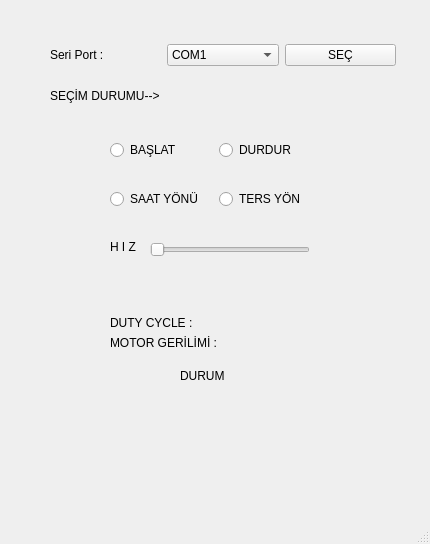
<?xml version="1.0" encoding="UTF-8"?>
<ui version="4.0">
 <class>MainWindow</class>
 <widget class="QMainWindow" name="MainWindow">
  <property name="geometry">
   <rect>
    <x>0</x>
    <y>0</y>
    <width>430</width>
    <height>544</height>
   </rect>
  </property>
  <property name="windowTitle">
   <string>MainWindow</string>
  </property>
  <widget class="QWidget" name="centralwidget">
   <widget class="QSlider" name="slider_hiz">
    <property name="geometry">
     <rect>
      <x>150</x>
      <y>239</y>
      <width>160</width>
      <height>22</height>
     </rect>
    </property>
    <property name="orientation">
     <enum>Qt::Horizontal</enum>
    </property>
   </widget>
   <widget class="QLabel" name="label_hiz">
    <property name="geometry">
     <rect>
      <x>110</x>
      <y>239</y>
      <width>41</width>
      <height>16</height>
     </rect>
    </property>
    <property name="text">
     <string>H I Z</string>
    </property>
   </widget>
   <widget class="QLabel" name="label_4">
    <property name="geometry">
     <rect>
      <x>50</x>
      <y>80</y>
      <width>121</width>
      <height>31</height>
     </rect>
    </property>
    <property name="text">
     <string>SEÇİM DURUMU--&gt;</string>
    </property>
   </widget>
   <widget class="QWidget" name="layoutWidget">
    <property name="geometry">
     <rect>
      <x>50</x>
      <y>40</y>
      <width>346</width>
      <height>30</height>
     </rect>
    </property>
    <layout class="QHBoxLayout" name="horizontalLayout_3">
     <item>
      <widget class="QLabel" name="label_3">
       <property name="text">
        <string>Seri Port :</string>
       </property>
      </widget>
     </item>
     <item>
      <widget class="QComboBox" name="comboBox">
       <item>
        <property name="text">
         <string>COM1</string>
        </property>
       </item>
       <item>
        <property name="text">
         <string>COM2</string>
        </property>
       </item>
       <item>
        <property name="text">
         <string>COM3</string>
        </property>
       </item>
       <item>
        <property name="text">
         <string>COM4</string>
        </property>
       </item>
       <item>
        <property name="text">
         <string>COM5</string>
        </property>
       </item>
       <item>
        <property name="text">
         <string>COM6</string>
        </property>
       </item>
       <item>
        <property name="text">
         <string>COM7</string>
        </property>
       </item>
       <item>
        <property name="text">
         <string>COM8</string>
        </property>
       </item>
       <item>
        <property name="text">
         <string>COM9</string>
        </property>
       </item>
       <item>
        <property name="text">
         <string>COM10</string>
        </property>
       </item>
      </widget>
     </item>
     <item>
      <widget class="QPushButton" name="pushButton_sec">
       <property name="text">
        <string>SEÇ</string>
       </property>
      </widget>
     </item>
    </layout>
   </widget>
   <widget class="QLabel" name="label_com">
    <property name="geometry">
     <rect>
      <x>170</x>
      <y>80</y>
      <width>101</width>
      <height>31</height>
     </rect>
    </property>
    <property name="text">
     <string/>
    </property>
   </widget>
   <widget class="QWidget" name="layoutWidget">
    <property name="geometry">
     <rect>
      <x>110</x>
      <y>179</y>
      <width>211</width>
      <height>41</height>
     </rect>
    </property>
    <layout class="QHBoxLayout" name="horizontalLayout_2">
     <item>
      <widget class="QRadioButton" name="radioButton_saatyon">
       <property name="text">
        <string>SAAT YÖNÜ</string>
       </property>
      </widget>
     </item>
     <item>
      <widget class="QRadioButton" name="radioButton_tersyon">
       <property name="text">
        <string>TERS YÖN</string>
       </property>
      </widget>
     </item>
    </layout>
   </widget>
   <widget class="QWidget" name="layoutWidget">
    <property name="geometry">
     <rect>
      <x>110</x>
      <y>130</y>
      <width>211</width>
      <height>41</height>
     </rect>
    </property>
    <layout class="QHBoxLayout" name="horizontalLayout">
     <item>
      <widget class="QRadioButton" name="radioButton_baslat">
       <property name="text">
        <string>BAŞLAT</string>
       </property>
      </widget>
     </item>
     <item>
      <widget class="QRadioButton" name="radioButton_durdur">
       <property name="text">
        <string>DURDUR</string>
       </property>
      </widget>
     </item>
    </layout>
   </widget>
   <widget class="QWidget" name="layoutWidget">
    <property name="geometry">
     <rect>
      <x>110</x>
      <y>279</y>
      <width>211</width>
      <height>71</height>
     </rect>
    </property>
    <layout class="QVBoxLayout" name="verticalLayout">
     <item>
      <spacer name="verticalSpacer">
       <property name="orientation">
        <enum>Qt::Vertical</enum>
       </property>
       <property name="sizeHint" stdset="0">
        <size>
         <width>20</width>
         <height>40</height>
        </size>
       </property>
      </spacer>
     </item>
     <item>
      <layout class="QHBoxLayout" name="horizontalLayout_4">
       <item>
        <widget class="QLabel" name="label">
         <property name="text">
          <string>DUTY CYCLE :</string>
         </property>
        </widget>
       </item>
       <item>
        <widget class="QLabel" name="label_yuzde">
         <property name="text">
          <string/>
         </property>
        </widget>
       </item>
      </layout>
     </item>
     <item>
      <layout class="QHBoxLayout" name="horizontalLayout_5">
       <item>
        <widget class="QLabel" name="label_2">
         <property name="text">
          <string>MOTOR GERİLİMİ :</string>
         </property>
        </widget>
       </item>
       <item>
        <widget class="QLabel" name="label_gerilim">
         <property name="text">
          <string/>
         </property>
        </widget>
       </item>
      </layout>
     </item>
    </layout>
   </widget>
   <widget class="QLabel" name="label_5">
    <property name="geometry">
     <rect>
      <x>180</x>
      <y>360</y>
      <width>71</width>
      <height>31</height>
     </rect>
    </property>
    <property name="text">
     <string>DURUM</string>
    </property>
   </widget>
   <widget class="QLabel" name="info">
    <property name="geometry">
     <rect>
      <x>130</x>
      <y>390</y>
      <width>201</width>
      <height>91</height>
     </rect>
    </property>
    <property name="text">
     <string/>
    </property>
   </widget>
  </widget>
  <widget class="QMenuBar" name="menubar">
   <property name="geometry">
    <rect>
     <x>0</x>
     <y>0</y>
     <width>430</width>
     <height>26</height>
    </rect>
   </property>
  </widget>
  <widget class="QStatusBar" name="statusbar"/>
 </widget>
 <resources/>
 <connections/>
</ui>
